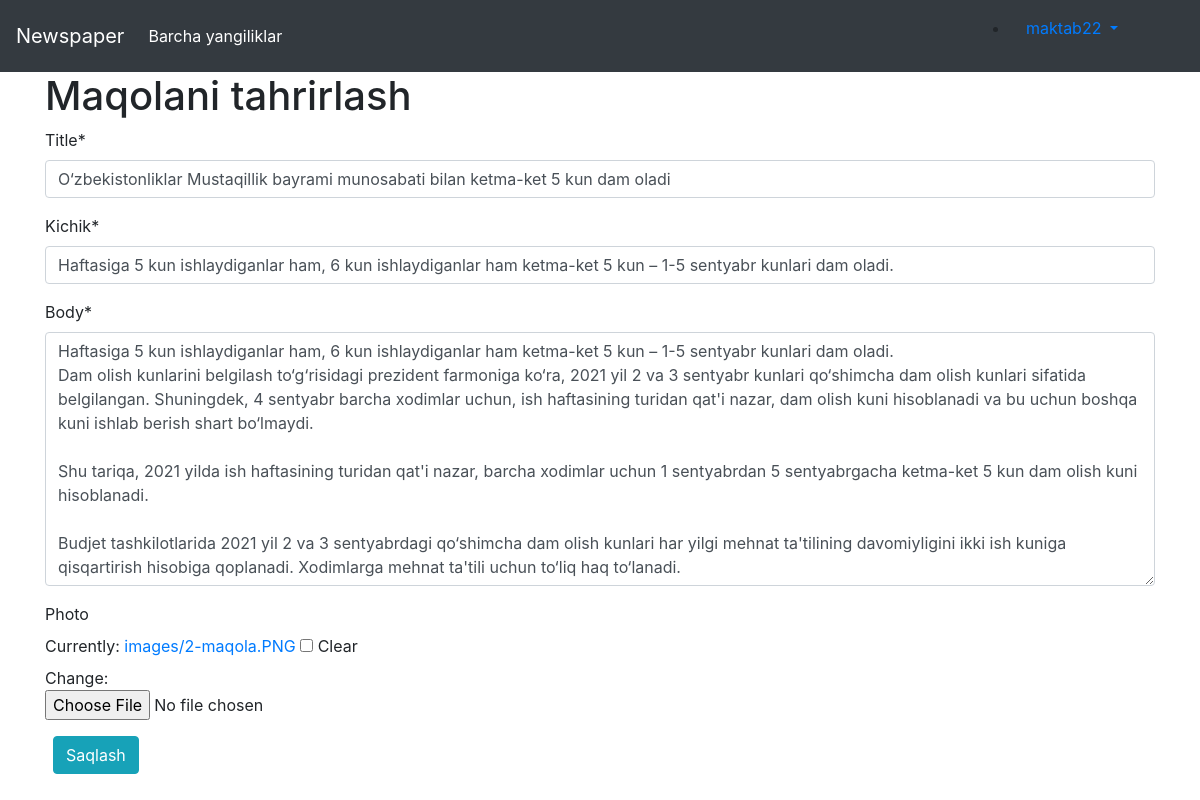
Page /articles/11/edit/ (signed in) on the committed database.
### users/models.py (models this page shows)
class CustomUser(AbstractUser):
    age = models.PositiveIntegerField(null=True, blank=True)
    adress = models.CharField(max_length=200)
    job = models.CharField(max_length=100)

### articles/models.py (models this page shows, shortened)
class Articles(models.Model):
    title = models.CharField(max_length=255)
    kichik =models.CharField(max_length=255)
    body = models.TextField()
    photo = models.ImageField(upload_to='images/', blank=True)
    date = models.DateTimeField(auto_now_add=True)
    author = models.ForeignKey(
        get_user_model(),
        on_delete=models.CASCADE,
    )
    class Meta:
        ordering = ['-date']

### articles/views.py (the view)
# urls.py: path('<int:pk>/edit/', ArticleUpdateView.as_view(), name='article_edit'),
class ArticleUpdateView(LoginRequiredMixin, UserPassesTestMixin, UpdateView):
    model = Articles
    fields = ('title', 'kichik', 'body', 'photo')
    template_name = 'article_edit.html'
    login_url = 'login'
    def test_func(self):
        obj = self.get_object()
        return obj.author == self.request.user

### templates/article_edit.html
{% extends 'base.html' %}
{% load crispy_forms_tags %}
{% block content %}
<div class="container">
    <h1>Maqolani tahrirlash</h1>
    <form enctype="multipart/form-data" method="post">{% csrf_token %}
        {{ form | crispy}}
        <button type="submit" class="btn btn-info ml-2">Saqlash</button>
    </form>
</div>
{% endblock content %}

### templates/base.html (shortened to what this page needs)
<!doctype html>
<html lang="en">
<head>
</head>
<body>
</body>
</html>
<html lang="en">
<head>
    <link rel="stylesheet" href="https://maxcdn.bootstrapcdn.com/bootstrap/4.0.0/css/bootstrap.min.css"
>
</head>
<body>
<nav class="navbar navbar-expand-lg navbar-dark bg-dark">
    <a class="navbar-brand" href="{% url 'home' %}">Newspaper</a>
    <div class="collapse navbar-collapse" id="navbarSupportedContent">
        <ul class="navbar-nav mr-auto">
            <li class="nav-item active">
                <a class="nav-link" href="#">Barcha yangiliklar <span class="sr-only">(current)</span></a>
            </li>
        </ul>
        <form class="form-inline my-2 my-lg-0">
            {% if user.is_authenticated %}
            <ul style="text-decorations:none; color:dark; padding-right:50px">
                <li class="nav-item dropdown ">
                    <a class="nav-link dropdown-toggle" href="#" id="navbarDropdown" role="button"
                       data-toggle="dropdown"
                       aria-haspopup="true" aria-expanded="false">
                        {{user.username}}
                    </a>
                </li>
            </ul>
            {% else %}
            <a class="btn btn-success ml-2" href="{% url 'login' %}">Tizimga kirish </a>
            <a class="btn btn-primary ml-2" href="{% url 'signup' %}">Ro'yxatdan o'tish </a>
            {% endif %}
        </form>
    </div>
</nav>
{% block content %}
{% endblock content %}
</body>
</html>

### templates/base.html (style rules this page uses)
#hint_id_username, { display:none }

### rows in the picture
CustomUser: username "maktab22"
Articles: title "O‘zbekistonliklar Mustaqillik bayrami munosabati bilan ketma-ket 5 kun dam oladi", kichik "Haftasiga 5 kun ishlaydiganlar ham, 6 kun ishlaydiganlar ham ketma-ket 5 kun – 1-5 sentyabr kunlari dam oladi.", body "Haftasiga 5 kun ishlaydiganlar ham, 6 kun ishlaydiganlar ham ketma-ket 5 kun – 1-5 sentyabr kunlari dam oladi. Dam olish kunlarini belgilash to‘g‘risidagi prezident farmoniga ko‘ra, 2021 yil 2 va 3 sentyabr kunlari qo‘shimcha dam olish kunlari sifatida belgilangan. Shuningdek, 4 sentyabr barcha xodimlar uchun, ish haftasining turidan qat'i nazar, dam olish kuni hisoblanadi va bu uchun boshqa kuni ishlab berish shart bo‘lmaydi. Shu tariqa, 2021 yilda ish haftasining turidan qat'i nazar, barcha xodimlar uchun 1 sentyabrdan 5 sentyabrgacha ketma-ket 5 kun dam olish kuni hisoblanadi. Budjet tashkilotlarida 2021 yil 2 va 3 sentyabrdagi qo‘shimcha dam olish kunlari har yilgi mehnat ta'tilining…"
